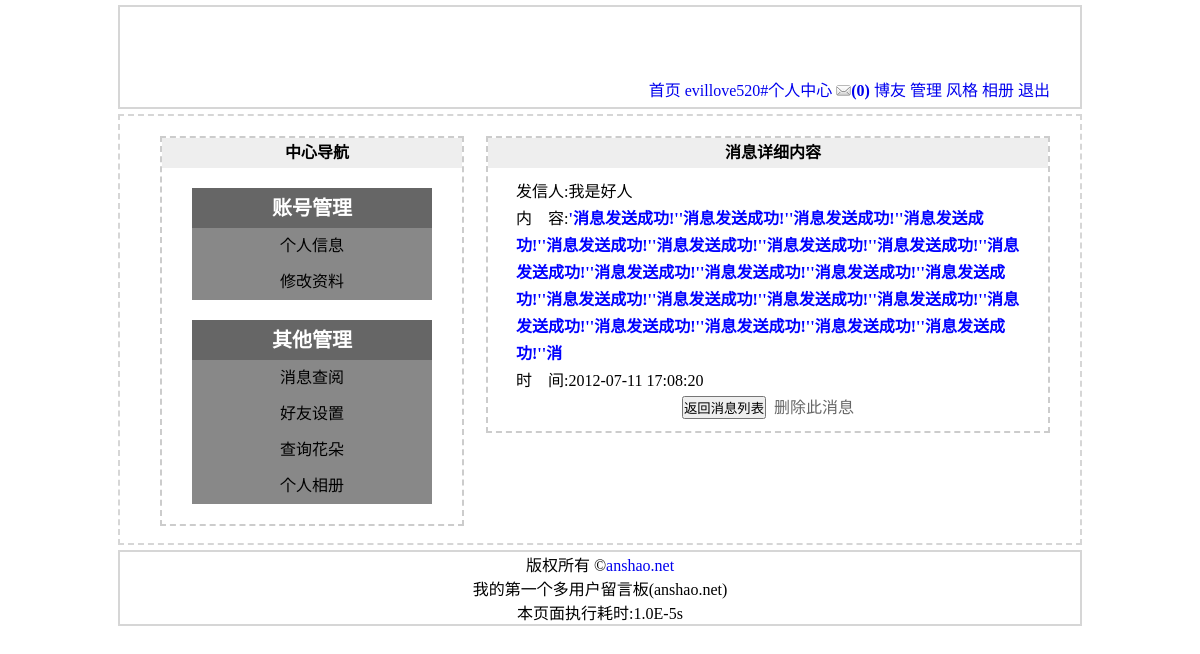
Screenshot of /message_detail.php?messid=5 (signed in) with the database file from the repository.
### tables this page shows
CREATE TABLE IF NOT EXISTS `tc_message` (
  `tc_id` mediumint(8) unsigned NOT NULL AUTO_INCREMENT COMMENT '//自动编号',
  `tc_to_user` varchar(20) NOT NULL COMMENT '//收件人',
  `tc_from_user` varchar(20) NOT NULL COMMENT '//发件人',
  `tc_content` varchar(200) NOT NULL COMMENT '//发件内容',
  `tc_sent_time` datetime NOT NULL COMMENT '//发件时间',
  `tc_state` int(1) NOT NULL COMMENT '//消息状态 0未读 1已读',
  PRIMARY KEY (`tc_id`)
);

### message_detail.php (the view, shortened to what this page needs)
<?php
		$sql = "select tc_uniqid from tc_user where tc_username='{$_COOKIE['username']}' limit 1";
		$query = mysql_query($sql);
		$rs = mysql_fetch_array($query);
		if(isset($rs['tc_uniqid'])){
			$sql = "SELECT `tc_state`,`tc_from_user`,`tc_content`,`tc_sent_time` FROM `tc_message` WHERE `tc_id`='{$_GET['messid']}' LIMIT 1";
			$query = mysql_query($sql);
			$rs = mysql_fetch_array($query);
		}
?>
<!DOCTYPE html PUBLIC "-//W3C//DTD XHTML 1.0 Transitional//EN" "http://www.w3.org/TR/xhtml1/DTD/xhtml1-transitional.dtd">
<html xmlns="http://www.w3.org/1999/xhtml">
	<head>
		<link rel="stylesheet" type="text/css" href="styles/style.css" />
		<link rel="stylesheet" type="text/css" href="styles/message_detail.css" />
	</head>
	<body>
		<?php
			include 'includes/header.inc.php';
		?>
		<div id="member">
			<div id="member-slider">
				<h2>中心导航</h2>
				<dl>
					<dt>账号管理</dt>
					<dd><a href="member.php">个人信息</a></dd>
					<dd><a href="member_modify.php">修改资料</a></dd>
				</dl>
				<dl>
					<dt>其他管理</dt>
					<dd><a href="message_list.php">消息查阅</a></dd>
					<dd><a href="friend_list.php">好友设置</a></dd>
					<dd><a href="#">查询花朵</a></dd>
					<dd><a href="#">个人相册</a></dd>
				</dl>
			</div>
			<div id="member-main">
				<h2>消息详细内容</h2>
				<dl>
					<dd>发信人:<?php echo $rs['tc_from_user']; ?></dd>
					<dd class="content">内&#12288;容:<span><?php echo $rs['tc_content']; ?></span></dd>
					<dd>时&#12288;间:<?php echo $rs['tc_sent_time'];?></dd>
					<dd class="button"><input type="button" value="返回消息列表" onclick="javascript:history.go(-1); "/>&nbsp;&nbsp;<a href="message_singal_del.php?messid=<?php echo $_GET['messid'];?>" onclick="javascript:return(confirm('确定要删除此消息'))">删除此消息</a></dd>
				</dl>
			</div>
		</div>
		<?php
			include 'includes/footer.inc.php';
		?>
	</body>
</html>

### styles/style.css (style rules this page uses)
body,ul,ol,li,td,tr,p,a,form,input,dl,dt,dd,h2,textarea { margin:0; padding:0; }
body { background-color:#FFF; }
h2 { font-size:14px; height:25px; line-height:25px; text-indent:10px; background:#EEE; }
a { text-decoration:none; }
a img { border:none!important; }
ul,li,ol,dl,dt,dd { list-style:none; }

### styles/message_detail.css (style rules this page uses)
#member { width:960px; margin:0 auto; border:2px dashed #D6D6D6; margin-top:5px; padding-bottom:7px; }
#member h2 { text-align:center; font-weight:bold; font-size:16px; height:30px; line-height:30px; }
#member #member-slider { width:300px; float:left; margin:20px 0 10px 40px; border:2px dashed #CCC; }
#member #member-slider dl { width:240px; margin:20px auto; }
#member #member-slider dl dt { height:40px; line-height:40px; text-align:center; font-weight:bold; font-size:20px; background:#666; color:#FFF; }
#member #member-slider dl dd a { display:block; height:36px; line-height:36px; text-align:center; background:#888; color:#000; text-decoration:none; }
#member #member-main { margin:20px 30px 10px 0; width:560px; border:2px dashed #CCC; float:right; }
#member #member-main dl { width:90%; margin:10px auto; }
#member #member-main dl dd { height:27px; line-height:27px; }
#member #member-main dl dd.content { height:auto; }
#member #member-main dl dd.content span { color:blue; font-weight:bold; }
#member #member-main dl dd.button { text-align:center; }
#member #member-main dl dd.button a { text-decoration:none; color:#666; }

### rows the page displays
tc_message: tc_from_user "我是好人", tc_content "'消息发送成功!''消息发送成功!''消息发送成功!''消息发送成功!''消息发送成功!''消息发送成功!''消息发送成功!''消息发送成功!''消息发送成功!''消息发送成功!''消息发送成功!''消息发送成功!''消息发送成功!''消息发送成功!''消息发送成功!''消息发送成功!''消息发送成功!''消息发送成功!''消息发送成功!''消息发送成功!''消息发送成功!''消息发送成功!''消", tc_sent_time "2012-07-11 17:08:20"

### other values shown
$_COOKIE['username'] "evillove520"
$GLOBALS['message'] "(0)"
$GLOBALS['sys_title'] "多用户留言板(anshao.net)"
runTime()-$startTime "1.0E-5"
